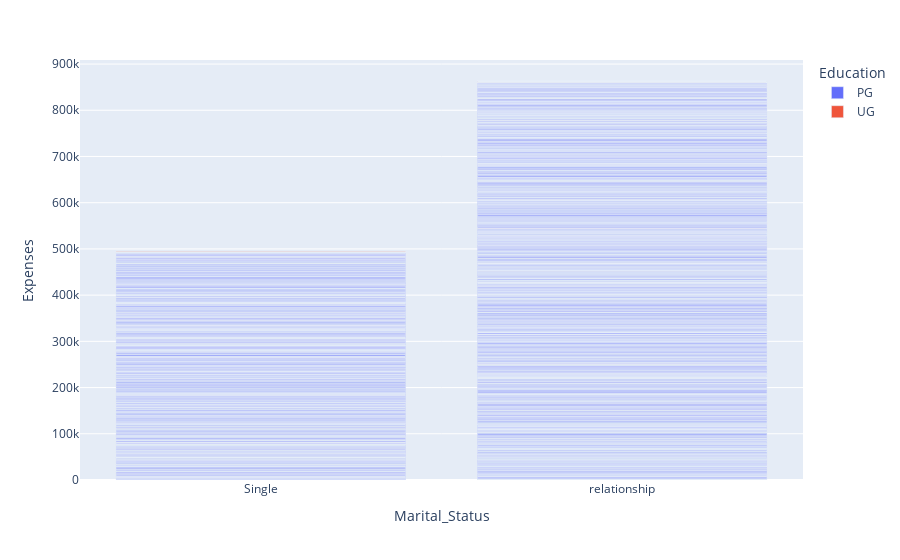

Notebook source saved alongside this figure:
### Markdown cell above
### Visualization

### Code cell
fig = px.bar(df, x='Marital_Status', y='Expenses', color="Education")
fig.show()

### Figure 1 — Plotly figure (JSON) as saved in the notebook; plotly's stock layout.template omitted (floating-point values rounded to 4 significant figures; data arrays with more than 128 entries replaced by an {"elided": "..."} marker saying what was removed)
{"data": [{"alignmentgroup": "True", "hovertemplate": "Education=PG<br>Marital_Status=%{x}<br>Expenses=%{y}<extra></extra>", "legendgroup": "PG", "marker": {"color": "#636efa", "pattern": {"shape": ""}}, "name": "PG", "offsetgroup": "PG", "orientation": "v", "showlegend": true, "textposition": "auto", "type": "bar", "x": {"elided": "2186 str values"}, "xaxis": "x", "y": {"elided": "2186 int values"}, "yaxis": "y"}, {"alignmentgroup": "True", "hovertemplate": "Education=UG<br>Marital_Status=%{x}<br>Expenses=%{y}<extra></extra>", "legendgroup": "UG", "marker": {"color": "#EF553B", "pattern": {"shape": ""}}, "name": "UG", "offsetgroup": "UG", "orientation": "v", "showlegend": true, "textposition": "auto", "type": "bar", "x": ["relationship", "relationship", "Single", "relationship", "relationship", "relationship", "relationship", "relationship", "relationship", "relationship", "relationship", "Single", "relationship", "relationship", "relationship", "Single", "relationship", "Single", "Single", "relationship", "Single", "relationship", "relationship", "Single", "Single", "Single", "Single", "relationship", "relationship", "Single", "relationship", "relationship", "relationship", "relationship", "Single", "relationship", "Single", "Single", "relationship", "Single", "relationship", "Single", "relationship", "relationship", "Single", "relationship", "relationship", "relationship", "relationship", "Single", "Single", "relationship", "Single", "relationship"], "xaxis": "x", "y": [61, 29, 29, 43, 80, 102, 18, 263, 45, 37, 74, 59, 29, 18, 57, 14, 32, 66, 80, 96, 24, 16, 75, 88, 101, 21, 119, 434, 50, 24, 62, 96, 58, 29, 36, 103, 64, 54, 28, 38, 43, 47, 80, 839, 102, 26, 75, 57, 103, 29, 69, 46, 106, 43], "yaxis": "y"}], "layout": {"barmode": "relative", "legend": {"title": {"text": "Education"}, "tracegroupgap": 0}, "margin": {"t": 60}, "xaxis": {"anchor": "y", "domain": [0, 1], "title": {"text": "Marital_Status"}}, "yaxis": {"anchor": "x", "domain": [0, 1], "title": {"text": "Expenses"}}}}
